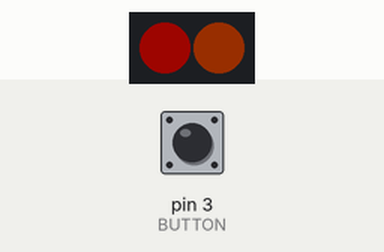
Simulated run of this sketch. Board: Arduino Uno, built with avr-gcc and run on an emulated ATmega328P. Shown: 2 RGB LEDs in strip order, left to right. Inputs (shaded band) come from the test bench; at power-on: pin 3 (BUTTON) HIGH. Dim RGB values are drawn brighter than linear.

Above: at 1.2 s.
1.3 s: pin 3 (BUTTON) pulled LOW for 0.25 s
At 2.61 s:
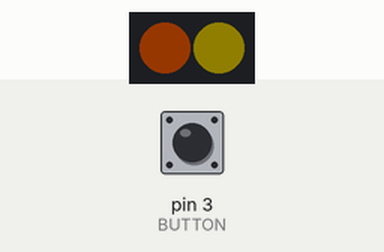
4.3 s: pin 3 (BUTTON) pulled LOW for 1 s
At 4.37 s:
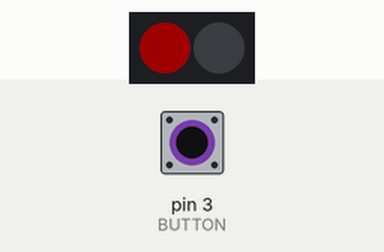
7.3 s: pin 3 (BUTTON) pulled LOW for 0.25 s
At 8.18 s:
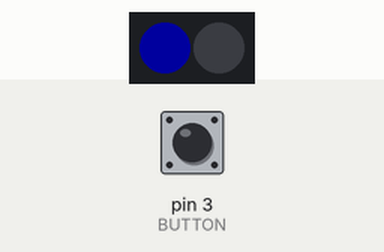
10.3 s: pin 3 (BUTTON) pulled LOW for 3.2 s
At 11.7 s:
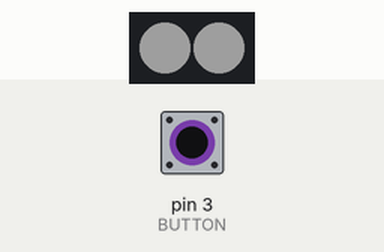
15.0 s: pin 3 (BUTTON) pulsed LOW 5 times (0.12 s each, 0.3 s apart)
At 15.47 s:
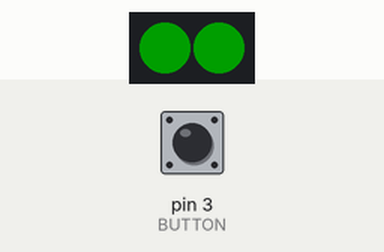
18.0 s: pin 3 (BUTTON) pulled LOW for 0.25 s
At 18.16 s:
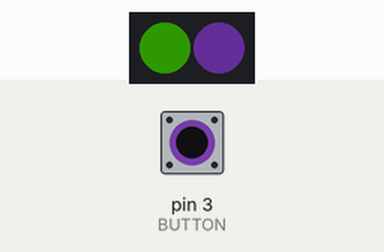
Timing chart, 0 to 24.9 s (numbered marks = the images above; inputs shaded):
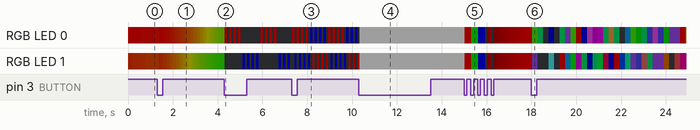

The sketch:

neopixel-led-badge.ino
```cpp
#include <Adafruit_NeoPixel.h>
#ifdef __AVR__
  #include <avr/power.h>
#endif

#define PIN 4
#define BUTTON 3

static uint16_t random_number = 0;

static uint16_t lfsr16_next(uint16_t n)
{
  return (n >> 0x01U) ^ (-(n & 0x01U) & 0xB400U);
}

uint16_t random_t()
{
  random_number = lfsr16_next(random_number);
  return random_number;
}

Adafruit_NeoPixel strip = Adafruit_NeoPixel(2, PIN, NEO_GRBW + NEO_KHZ800);
unsigned int Step = 0;
uint8_t Mode = 0;
uint8_t Num_Modes = 11;
bool Switch_On = false;

void setup() {
  pinMode(BUTTON, INPUT);
  digitalWrite(BUTTON, HIGH);
  random_number = analogRead(A0);

  strip.begin();
  strip.setBrightness(30);
  strip.show(); // Initialize all pixels to 'off'
}

void check_button_state()
{
  if (digitalRead(BUTTON)==LOW)
  {
    if (!Switch_On)
    {
      Switch_On = true;
      Step = 0;
      Mode++;
      Mode = Mode % Num_Modes; // constrain
    }
  }
  else
  {
    Switch_On = false;
  }
}

const uint32_t Flasher[2][4] PROGMEM = {
  {0xFF0000, 0x000000, 0x0000FF, 0x000000},
  {0x000000, 0x0000FF, 0x000000, 0xFF0000},
  };

const uint8_t Heart_Size = 26;
const uint8_t Heart[Heart_Size] PROGMEM = {0x00, 0x20, 0x40, 0x60, 0x80, 0xA0, 0xC0, 0xE0,
                                           0xB0, 0x90, 0x60, 0x90, 0xB0,
                                           0xE0, 0xC0, 0xA0, 0x80, 0x60, 0x40, 0x20, 0x00,
                                           0x00, 0x00, 0x00, 0x00, 0x00};

void loop() {
  check_button_state();

  switch (Mode)
  {
    case 0:
      // Slow rainbow fade
      rainbowFade(200, 16);
      break;
    case 1:
      // Fast rainbow fade
      rainbowFade(50, 16);
      break;
    case 2:
      // Police flasher #1
      updateFlasher(100);
      break;
    case 3:
      // Police flasher #2
      updateFlasher2(100);
      break;
    case 4:
      // Solid white
      solidColor(strip.Color(0, 0, 0, 255), 50);
      break;
    case 5:
      // Solid red
      solidColor(strip.Color(255, 0, 0), 50);
      break;
    case 6:
      // Solid green
      solidColor(strip.Color(0, 255, 0), 50);
      break;
    case 7:
      // Solid blue
      solidColor(strip.Color(0, 0, 255), 50);
      break;
    case 8:
      // Beating heart
      solidColor(strip.Color(pgm_read_byte(&Heart[(Step % Heart_Size)]),0,0), 100);
      break;
    case 9:
    {
      // Fade up-down red
      uint8_t value = Step % 32;
      if (value > 15)
      {
        value = 31 - value;
      }
      solidColor(strip.Color(value<<0x4,0,0), 100);
      break;
    }
    case 10:
      // Random color
      randomColor(500);
      break;
  }
  Step++;
  // Prevent overflow
  Step = Step % 32768;
}

void solidColor(uint32_t c, uint8_t wait)
{
  for(uint8_t i=0; i<strip.numPixels(); i++) {
    strip.setPixelColor(i, c);
  }
  strip.show();
  delay(wait);
}

void updateFlasher(uint8_t wait)
{
  // Flasher has
  for(uint8_t i=0; i<strip.numPixels(); i++) {
    uint32_t value;

    if(Step%2==1)
    {
      value = strip.Color(0,0,0);
    }
    else
    {
      if(Step%16 < 8)
      {
        value = pgm_read_dword(&Flasher[i%2][0]);
      }
      else
      {
        value = pgm_read_dword(&Flasher[i%2][1]);
      }
    }
    strip.setPixelColor(i, value);
  }
  strip.show();
  delay(wait);
}

void updateFlasher2(uint8_t wait)
{
  for(uint8_t i=0; i<strip.numPixels(); i++) {
    if(Step%16 < 8)
    {
      strip.setPixelColor(i, pgm_read_dword(&Flasher[i%2][Step%2]));
    }
    else
    {
      strip.setPixelColor(i, pgm_read_dword(&Flasher[i%2][Step%2+2]));
    }
  }
  strip.show();
  delay(wait);
}

void randomColor(uint8_t wait)
{
  for(uint8_t i=0; i<strip.numPixels(); i++) {
     strip.setPixelColor(i, getRandomColor());
  }
  strip.show();
  delay(wait);
}

uint32_t getRandomColor()
{
  uint8_t r = (random_t() % 5) * 64;
  uint8_t g = (random_t() % 5) * 64;
  uint8_t b = (random_t() % 5) * 64;
  return strip.Color(r,g,b);
}

void rainbowFade(uint8_t wait, uint8_t spread) {
  uint8_t i;
  for(i=0; i<strip.numPixels(); i++) {
    strip.setPixelColor(i, Wheel((Step + i * spread) % 255));
  }
  strip.show();
  delay(wait);
}

// Input a value 0 to 255 to get a color value.
// The colours are a transition r - g - b - back to r.
uint32_t Wheel(byte WheelPos) {
  WheelPos = 255 - WheelPos;
  if(WheelPos < 85) {
    return strip.Color(255 - WheelPos * 3, 0, WheelPos * 3);
  }
  if(WheelPos < 170) {
    WheelPos -= 85;
    return strip.Color(0, WheelPos * 3, 255 - WheelPos * 3);
  }
  WheelPos -= 170;
  return strip.Color(WheelPos * 3, 255 - WheelPos * 3, 0);
}
```

Measured:
- after the input at 15.0 s, RGB LED 0, RGB LED 1: RGB(30, 30, 30) → RGB(30, 0, 0) at once, → RGB(0, 30, 0) 0.30 s later, → RGB(0, 0, 30) 0.30 s later, → off 0.30 s later, … (23 changes in this stretch)
